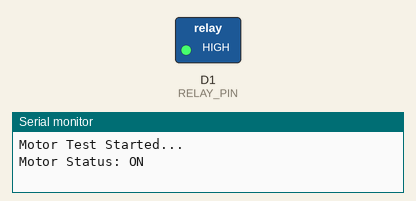
Recording of a sketch running on a simulated ESP8266 (NodeMCU). Parts: switched loads named in the sketch (green lamp = pin HIGH), the last lines printed to the serial monitor.

Above: at 1.0 s.
At 3.0 s:
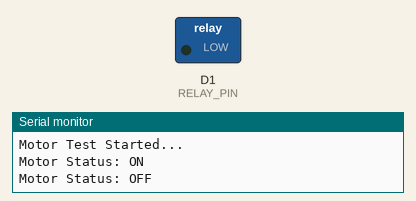
Timing chart, 0 to 5.2 s (numbered marks = the images above):
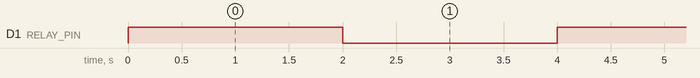

The sketch:

pump.ino
```cpp
#include <ESP8266WiFi.h>

// Relay pin connected to motor
#define RELAY_PIN D1

bool motorOn = false;

void setup() {
  Serial.begin(9600);
  pinMode(RELAY_PIN, OUTPUT);
  digitalWrite(RELAY_PIN, LOW); // Start with motor OFF
  Serial.println("Motor Test Started...");
}

void loop() {
  motorOn = !motorOn; // Toggle motor state

  if (motorOn) {
    digitalWrite(RELAY_PIN, HIGH);  // Turn motor ON
    Serial.println("Motor Status: ON");
  } else {
    digitalWrite(RELAY_PIN, LOW);   // Turn motor OFF
    Serial.println("Motor Status: OFF");
  }

  delay(2000); // Wait 2 seconds
}
```

Measured:
- by itself, D1 (RELAY_PIN): alternates HIGH for 2.0 s and LOW for 2.0 s
